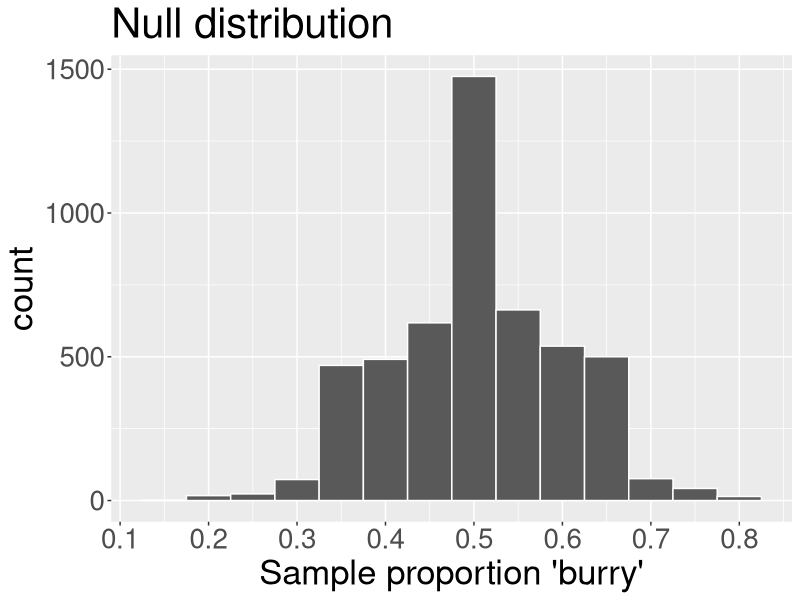
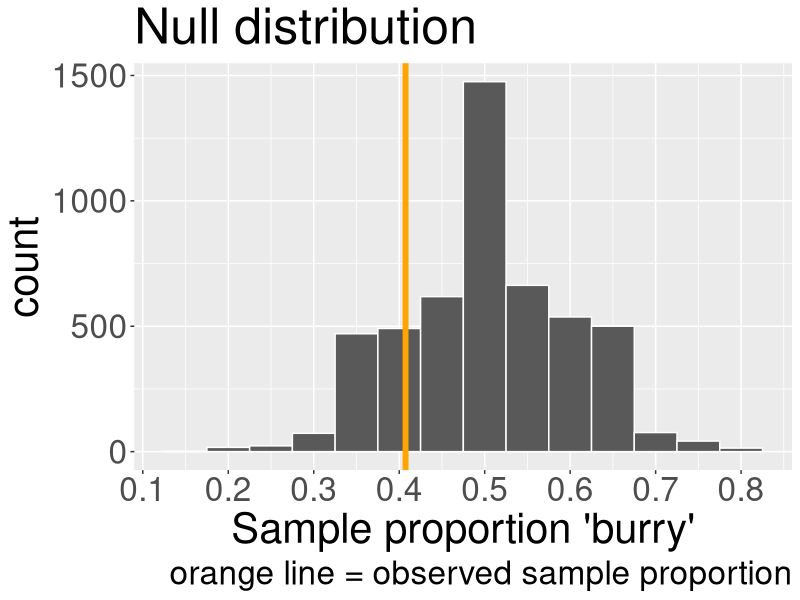
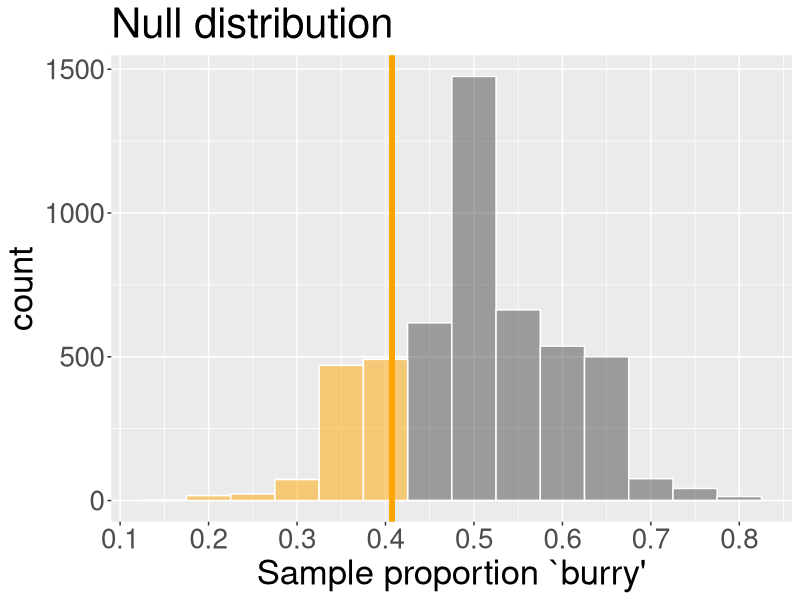

Generate these figures, in order, with R:
## ---- chunk 1
knitr::opts_chunk$set(echo = F, warning = F, messabundance = F)
library(tidyverse)
library(readr)
library(kableExtra)
plot_theme <- theme(text = element_text(size = 24))

get_bootstrap <- function(x, n, B, stat){
  bootstrap_stats <- rep(NA, B)
  for(b in 1:B){
    # resample
    x_boot <- sample(x = x, size = n, replace = TRUE)
    # calculate and store bootstrap statistic
    if(stat %in% c("mean", "prop")){
      bootstrap_stats[b] <- mean(x_boot)
    }
  }
  bootstrap_stats
}
## ---- chunk 2
class_dat <- read_csv("../data/stat201_data.csv")
x <- rep(1, nrow(class_dat))
x[class_dat$pronounciation == "berry"] <- 0
n <- length(x)
p_hat <- mean(x)
## ---- chunk 3
set.seed(2)
B <- 5000 
n <- length(x)
null_props <- rep(NA, B)
for(b in 1:B){
  null_samp <- sample(x = c("orange", "blue"), 
                      size = n,
                      replace = T,
                      prob = c(0.5, 0.5)) 
  null_props[b] <- sum(null_samp == "orange")/n
}
## ---- chunk 4
null_dist <- data.frame(p_null = null_props) |>
  ggplot(aes(x = p_null)) +
  geom_histogram(binwidth = 0.05,col = "white")+
  scale_x_continuous(breaks = seq(0,1,0.1)) +
  labs(x = "Sample proportion \'burry\'", title = "Null distribution") +
  theme(text = element_text(size = 25))
null_dist 
## ---- chunk 5
null_dist +
  labs(title = "Null distribution",caption = "orange line = observed sample proportion") +
  geom_vline(xintercept = p_hat, col = "orange", linewidth = 2) +
  theme(text =element_text(size = 30))
## ---- chunk 6
data.frame(p_null = null_props) |>
  mutate(greater = p_null <= p_hat) |>
  ggplot(aes(x = p_null, fill = greater)) +
  geom_histogram(binwidth = 0.05,col = "white", alpha = 0.5)+
  scale_x_continuous(breaks = seq(0,1,0.1)) +
  labs(x = "Sample proportion \`burry\'") +
  theme(text = element_text(size = 25)) +
  labs(title = "Null distribution") +
  geom_vline(xintercept = p_hat, col = "orange", size = 2) +
  scale_fill_manual(values = c("grey30", "orange"))+
  guides(fill = "none")

p_val <- sum(null_props <= p_hat)/B
